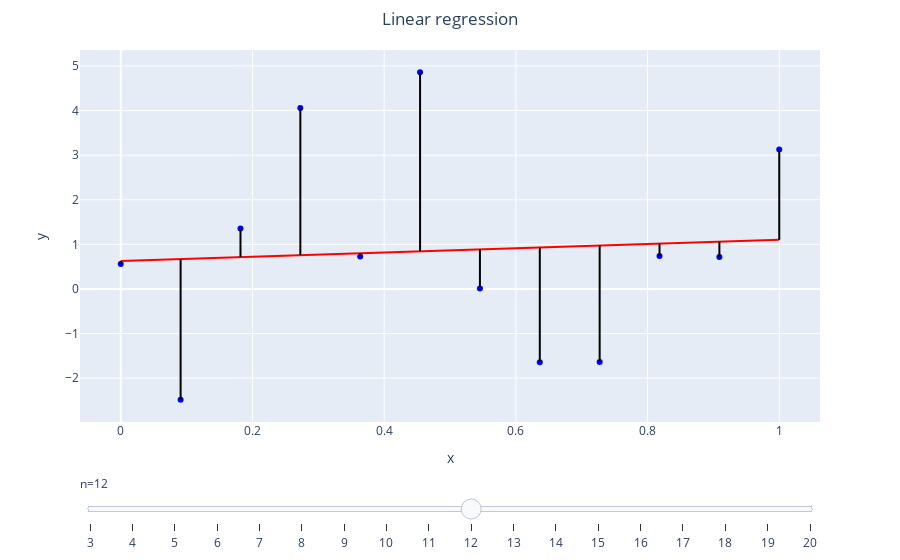

The cell this chart's notebook holds for it:
### Markdown cell above
## Regression

If target set $\mathcal Y$ is continuous (e.g., $\mathcal Y = \mathbb R$ or $\mathcal Y = \mathbb R^m$) the predictive model $f_{\boldsymbol \theta}\colon \mathbb R^d\to \mathcal Y$ is called a **regression model** or **regressor**.

The common choice for the loss on individual objects is **quadratic loss** 

$$
    \ell_2(\widehat y, y) = (y - \widehat y)^2
$$

The overall loss function is obtained by averaging over the training dataset {eq}`sl-dataset`:

$$
    \mathcal L(\boldsymbol \theta) = \mathrm{MSE}(\boldsymbol \theta) = \frac 1n\sum\limits_{i=1}^n \ell_2(\widehat y_i, y_i) = \frac 1n\sum\limits_{i=1}^n (y_i - f_{\boldsymbol \theta}(\boldsymbol x_i))^2
$$

This loss is called **mean squared error**.

(lr-1d-plot)=
### Linear regression

If the function $f_{\boldsymbol \theta}(\boldsymbol x_i) = \boldsymbol {\theta^\mathsf{T} x}_i + b$ is linear, then the model is called **linear regression**. In case of one feature this is just a linear function of a single variable

$$
    \widehat y_i = a x_i + b.
$$

### Code cell
import plotly.graph_objects as go
import numpy as np

def plot_slider_regression(points: list[int], eps=1.0, write_html=False):
    fig = go.Figure()
    for n in points:
        xs = np.linspace(0, 1, num=n)
        ys = np.random.normal(xs, scale=eps)
        a = np.sum((xs -xs.mean()) * (ys - ys.mean())) /  np.sum((xs - xs.mean()) ** 2)
        b = ys.mean() - a*xs.mean()
        mse = np.mean((ys - a*xs - b)**2)
        xs_v = np.repeat(xs, 3)
        xs_v[2::3] = None
        ys_v = np.repeat(ys, 3)
        ys_v[1::3] = a * xs + b
        ys_v[2::3] = None
        vertical_lines = go.Scatter(x=xs_v, y=ys_v,
                                    line=dict(width=2, color="black"),
                                    marker=dict(size=5, opacity=0),
                                    visible=False
                                    )
        fig.add_traces(
            [go.Scatter(
                x=xs,
                y=ys,
                name=f"x",
                visible=False,
                mode="markers",
                marker_color="blue"
            ),
             go.Scatter(
                x=xs,
                y=a*xs+b,
                mode="lines",
                name=r"y=kx+b",
                visible=False,
                marker_color="red"
            ),
             vertical_lines,
            ]
        )
        

    fig.update_layout(title={"text": "Linear regression", "x": 0.5},
                      xaxis_title=r"x",
                      yaxis_title=r"y",
                      # xaxis = dict(tickmode = 'linear', tick0 = 0, dtick = n // 10),
                      margin=dict(t=50),
                      showlegend=False
                     )
    
    N = len(points)
    i_vis = N // 2
    fig.data[3*i_vis].visible = True
    fig.data[3*i_vis + 1].visible = True
    fig.data[3*i_vis + 2].visible = True
    
    # Create and add slider
    steps = []
    for i in range(N):
        step = dict(
            method="update",
            args=[{"visible": [False] * len(fig.data)}],  # layout attribute
            label=points[i % N]
        )
        step["args"][0]["visible"][3*i] = True  # Toggle i'th trace to "visible"
        step["args"][0]["visible"][3*i+1] = True
        step["args"][0]["visible"][3*i+2] = True
        steps.append(step)

    sliders = [dict(
        active=i_vis,
        pad={"t": 50},
        currentvalue={"prefix": r"n="}, 
        steps=steps
    )]
        
    fig.update_layout(
        sliders=sliders,
    )
    if write_html:
        fig.write_html("regression_slider.html", full_html=False, include_plotlyjs='cdn', include_mathjax='cdn')
    fig.show()

plot_slider_regression(range(3, 21), 2.0)

### Figure 1 — Plotly figure (JSON) as saved in the notebook; plotly's stock layout.template omitted (floating-point values rounded to 4 significant figures)
{"data": [{"marker": {"color": "blue"}, "mode": "markers", "name": "x", "type": "scatter", "visible": false, "x": [0, 0.5, 1], "y": [-5.164, 1.053, 1.283]}, {"marker": {"color": "red"}, "mode": "lines", "name": "y=kx+b", "type": "scatter", "visible": false, "x": [0, 0.5, 1], "y": [-4.166, -0.9427, 2.281]}, {"line": {"color": "black", "width": 2}, "marker": {"opacity": 0, "size": 5}, "type": "scatter", "visible": false, "x": [0, 0, null, 0.5, 0.5, null, 1, 1, null], "y": [-5.164, -4.166, null, 1.053, -0.9427, null, 1.283, 2.281, null]}, {"marker": {"color": "blue"}, "mode": "markers", "name": "x", "type": "scatter", "visible": false, "x": [0, 0.3333, 0.6667, 1], "y": [-3.258, 1.011, -0.001237, 1.906]}, {"marker": {"color": "red"}, "mode": "lines", "name": "y=kx+b", "type": "scatter", "visible": false, "x": [0, 0.3333, 0.6667, 1], "y": [-2.257, -0.8094, 0.6386, 2.087]}, {"line": {"color": "black", "width": 2}, "marker": {"opacity": 0, "size": 5}, "type": "scatter", "visible": false, "x": [0, 0, null, 0.3333, 0.3333, null, 0.6667, 0.6667, null, 1, 1, null], "y": [-3.258, -2.257, null, 1.011, -0.8094, null, -0.001237, 0.6386, null, 1.906, 2.087, null]}, {"marker": {"color": "blue"}, "mode": "markers", "name": "x", "type": "scatter", "visible": false, "x": [0, 0.25, 0.5, 0.75, 1], "y": [-3.201, 2.571, -0.4303, -1.093, 4.688]}, {"marker": {"color": "red"}, "mode": "lines", "name": "y=kx+b", "type": "scatter", "visible": false, "x": [0, 0.25, 0.5, 0.75, 1], "y": [-1.916, -0.7042, 0.5072, 1.719, 2.93]}, {"line": {"color": "black", "width": 2}, "marker": {"opacity": 0, "size": 5}, "type": "scatter", "visible": false, "x": [0, 0, null, 0.25, 0.25, null, 0.5, 0.5, null, 0.75, 0.75, null, 1, 1, null], "y": [-3.201, -1.916, null, 2.571, -0.7042, null, -0.4303, 0.5072, null, -1.093, 1.719, null, 4.688, 2.93, null]}, {"marker": {"color": "blue"}, "mode": "markers", "name": "x", "type": "scatter", "visible": false, "x": [0, 0.2, 0.4, 0.6, 0.8, 1], "y": [0.1905, 2.67, 1.908, 0.9708, 3.961, -0.8943]}, {"marker": {"color": "red"}, "mode": "lines", "name": "y=kx+b", "type": "scatter", "visible": false, "x": [0, 0.2, 0.4, 0.6, 0.8, 1], "y": [1.645, 1.574, 1.503, 1.432, 1.361, 1.29]}, {"line": {"color": "black", "width": 2}, "marker": {"opacity": 0, "size": 5}, "type": "scatter", "visible": false, "x": [0, 0, null, 0.2, 0.2, null, 0.4, 0.4, null, 0.6, 0.6, null, 0.8, 0.8, null, 1, 1, null], "y": [0.1905, 1.645, null, 2.67, 1.574, null, 1.908, 1.503, null, 0.9708, 1.432, null, 3.961, 1.361, null, -0.8943, 1.29, null]}, {"marker": {"color": "blue"}, "mode": "markers", "name": "x", "type": "scatter", "visible": false, "x": [0, 0.1667, 0.3333, 0.5, 0.6667, 0.8333, 1], "y": [-0.8561, 0.6457, -1.892, 2.974, -1.24, 2.108, -0.1786]}, {"marker": {"color": "red"}, "mode": "lines", "name": "y=kx+b", "type": "scatter", "visible": false, "x": [0, 0.1667, 0.3333, 0.5, 0.6667, 0.8333, 1], "y": [-0.378, -0.1777, 0.02264, 0.223, 0.4233, 0.6236, 0.8239]}, {"line": {"color": "black", "width": 2}, "marker": {"opacity": 0, "size": 5}, "type": "scatter", "visible": false, "x": [0, 0, null, 0.1667, 0.1667, null, 0.3333, 0.3333, null, 0.5, 0.5, null, 0.6667, 0.6667, null, 0.8333, 0.8333, null, 1, 1, null], "y": [-0.8561, -0.378, null, 0.6457, -0.1777, null, -1.892, 0.02264, null, 2.974, 0.223, null, -1.24, 0.4233, null, 2.108, 0.6236, null, -0.1786, 0.8239, null]}, {"marker": {"color": "blue"}, "mode": "markers", "name": "x", "type": "scatter", "visible": false, "x": [0, 0.1429, 0.2857, 0.4286, 0.5714, 0.7143, 0.8571, 1], "y": [0.4186, -1.098, 0.1851, 0.06629, -0.2622, 2.625, -1.936, 0.09585]}, {"marker": {"color": "red"}, "mode": "lines", "name": "y=kx+b", "type": "scatter", "visible": false, "x": [0, 0.1429, 0.2857, 0.4286, 0.5714, 0.7143, 0.8571, 1], "y": [-0.01092, -0.004428, 0.002063, 0.008553, 0.01504, 0.02153, 0.02803, 0.03452]}, {"line": {"color": "black", "width": 2}, "marker": {"opacity": 0, "size": 5}, "type": "scatter", "visible": false, "x": [0, 0, null, 0.1429, 0.1429, null, 0.2857, 0.2857, null, 0.4286, 0.4286, null, 0.5714, 0.5714, null, 0.7143, 0.7143, null, 0.8571, 0.8571, null, 1, 1, null], "y": [0.4186, -0.01092, null, -1.098, -0.004428, null, 0.1851, 0.002063, null, 0.06629, 0.008553, null, -0.2622, 0.01504, null, 2.625, 0.02153, null, -1.936, 0.02803, null, 0.09585, 0.03452, null]}, {"marker": {"color": "blue"}, "mode": "markers", "name": "x", "type": "scatter", "visible": false, "x": [0, 0.125, 0.25, 0.375, 0.5, 0.625, 0.75, 0.875, 1], "y": [1.685, 2.32, -0.4821, 1.128, -0.2397, 2.484, 1.035, 3.649, -1.229]}, {"marker": {"color": "red"}, "mode": "lines", "name": "y=kx+b", "type": "scatter", "visible": false, "x": [0, 0.125, 0.25, 0.375, 0.5, 0.625, 0.75, 0.875, 1], "y": [1.368, 1.314, 1.259, 1.204, 1.15, 1.095, 1.041, 0.986, 0.9313]}, {"line": {"color": "black", "width": 2}, "marker": {"opacity": 0, "size": 5}, "type": "scatter", "visible": false, "x": [0, 0, null, 0.125, 0.125, null, 0.25, 0.25, null, 0.375, 0.375, null, 0.5, 0.5, null, 0.625, 0.625, null, 0.75, 0.75, null, 0.875, 0.875, null, 1, 1, null], "y": [1.685, 1.368, null, 2.32, 1.314, null, -0.4821, 1.259, null, 1.128, 1.204, null, -0.2397, 1.15, null, 2.484, 1.095, null, 1.035, 1.041, null, 3.649, 0.986, null, -1.229, 0.9313, null]}, {"marker": {"color": "blue"}, "mode": "markers", "name": "x", "type": "scatter", "visible": false, "x": [0, 0.1111, 0.2222, 0.3333, 0.4444, 0.5556, 0.6667, 0.7778, 0.8889, 1], "y": [1.607, 2.078, 2.684, -0.5379, -1.626, 1.323, 0.05881, 4.172, -0.08525, 0.5223]}, {"marker": {"color": "red"}, "mode": "lines", "name": "y=kx+b", "type": "scatter", "visible": false, "x": [0, 0.1111, 0.2222, 0.3333, 0.4444, 0.5556, 0.6667, 0.7778, 0.8889, 1], "y": [1.367, 1.289, 1.212, 1.135, 1.058, 0.981, 0.9038, 0.8267, 0.7496, 0.6725]}, {"line": {"color": "black", "width": 2}, "marker": {"opacity": 0, "size": 5}, "type": "scatter", "visible": false, "x": [0, 0, null, 0.1111, 0.1111, null, 0.2222, 0.2222, null, 0.3333, 0.3333, null, 0.4444, 0.4444, null, 0.5556, 0.5556, null, 0.6667, 0.6667, null, 0.7778, 0.7778, null, 0.8889, 0.8889, null, 1, 1, null], "y": [1.607, 1.367, null, 2.078, 1.289, null, 2.684, 1.212, null, -0.5379, 1.135, null, -1.626, 1.058, null, 1.323, 0.981, null, 0.05881, 0.9038, null, 4.172, 0.8267, null, -0.08525, 0.7496, null, 0.5223, 0.6725, null]}, {"marker": {"color": "blue"}, "mode": "markers", "name": "x", "type": "scatter", "visible": false, "x": [0, 0.1, 0.2, 0.3, 0.4, 0.5, 0.6, 0.7, 0.8, 0.9, 1], "y": [1.047, 4.231, -1.502, 2.744, 0.9842, 2.9, 1.631, 0.8684, 1.59, 0.4419, 1.54]}, {"marker": {"color": "red"}, "mode": "lines", "name": "y=kx+b", "type": "scatter", "visible": false, "x": [0, 0.1, 0.2, 0.3, 0.4, 0.5, 0.6, 0.7, 0.8, 0.9, 1], "y": [1.794, 1.735, 1.676, 1.616, 1.557, 1.498, 1.439, 1.379, 1.32, 1.261, 1.201]}, {"line": {"color": "black", "width": 2}, "marker": {"opacity": 0, "size": 5}, "type": "scatter", "visible": false, "x": [0, 0, null, 0.1, 0.1, null, 0.2, 0.2, null, 0.3, 0.3, null, 0.4, 0.4, null, 0.5, 0.5, null, 0.6, 0.6, null, 0.7, 0.7, null, 0.8, 0.8, null, 0.9, 0.9, null, 1, 1, null], "y": [1.047, 1.794, null, 4.231, 1.735, null, -1.502, 1.676, null, 2.744, 1.616, null, 0.9842, 1.557, null, 2.9, 1.498, null, 1.631, 1.439, null, 0.8684, 1.379, null, 1.59, 1.32, null, 0.4419, 1.261, null, 1.54, 1.201, null]}, {"marker": {"color": "blue"}, "mode": "markers", "name": "x", "type": "scatter", "visible": true, "x": [0, 0.09091, 0.1818, 0.2727, 0.3636, 0.4545, 0.5455, 0.6364, 0.7273, 0.8182, 0.9091, 1], "y": [0.5579, -2.482, 1.357, 4.058, 0.7288, 4.857, 0.01202, -1.646, -1.635, 0.7407, 0.7164, 3.127]}, {"marker": {"color": "red"}, "mode": "lines", "name": "y=kx+b", "type": "scatter", "visible": true, "x": [0, 0.09091, 0.1818, 0.2727, 0.3636, 0.4545, 0.5455, 0.6364, 0.7273, 0.8182, 0.9091, 1], "y": [0.6296, 0.6726, 0.7156, 0.7586, 0.8015, 0.8445, 0.8875, 0.9304, 0.9734, 1.016, 1.059, 1.102]}, {"line": {"color": "black", "width": 2}, "marker": {"opacity": 0, "size": 5}, "type": "scatter", "visible": true, "x": [0, 0, null, 0.09091, 0.09091, null, 0.1818, 0.1818, null, 0.2727, 0.2727, null, 0.3636, 0.3636, null, 0.4545, 0.4545, null, 0.5455, 0.5455, null, 0.6364, 0.6364, null, 0.7273, 0.7273, null, 0.8182, 0.8182, null, 0.9091, 0.9091, null, 1, 1, null], "y": [0.5579, 0.6296, null, -2.482, 0.6726, null, 1.357, 0.7156, null, 4.058, 0.7586, null, 0.7288, 0.8015, null, 4.857, 0.8445, null, 0.01202, 0.8875, null, -1.646, 0.9304, null, -1.635, 0.9734, null, 0.7407, 1.016, null, 0.7164, 1.059, null, 3.127, 1.102, null]}, {"marker": {"color": "blue"}, "mode": "markers", "name": "x", "type": "scatter", "visible": false, "x": [0, 0.08333, 0.1667, 0.25, 0.3333, 0.4167, 0.5, 0.5833, 0.6667, 0.75, 0.8333, 0.9167, 1], "y": [1.065, 0.7239, -1.874, -0.09437, 4.015, -2.692, -0.1295, -1.622, 3.1, 3.022, -0.4472, 3.181, -3.562]}, {"marker": {"color": "red"}, "mode": "lines", "name": "y=kx+b", "type": "scatter", "visible": false, "x": [0, 0.08333, 0.1667, 0.25, 0.3333, 0.4167, 0.5, 0.5833, 0.6667, 0.75, 0.8333, 0.9167, 1], "y": [0.3995, 0.393, 0.3865, 0.38, 0.3735, 0.367, 0.3605, 0.354, 0.3475, 0.341, 0.3345, 0.328, 0.3214]}, {"line": {"color": "black", "width": 2}, "marker": {"opacity": 0, "size": 5}, "type": "scatter", "visible": false, "x": [0, 0, null, 0.08333, 0.08333, null, 0.1667, 0.1667, null, 0.25, 0.25, null, 0.3333, 0.3333, null, 0.4167, 0.4167, null, 0.5, 0.5, null, 0.5833, 0.5833, null, 0.6667, 0.6667, null, 0.75, 0.75, null, 0.8333, 0.8333, null, 0.9167, 0.9167, null, 1, 1, null], "y": [1.065, 0.3995, null, 0.7239, 0.393, null, -1.874, 0.3865, null, -0.09437, 0.38, null, 4.015, 0.3735, null, -2.692, 0.367, null, -0.1295, 0.3605, null, -1.622, 0.354, null, 3.1, 0.3475, null, 3.022, 0.341, null, -0.4472, 0.3345, null, 3.181, 0.328, null, -3.562, 0.3214, null]}, {"marker": {"color": "blue"}, "mode": "markers", "name": "x", "type": "scatter", "visible": false, "x": [0, 0.07692, 0.1538, 0.2308, 0.3077, 0.3846, 0.4615, 0.5385, 0.6154, 0.6923, 0.7692, 0.8462, 0.9231, 1], "y": [-2.076, 1.446, -0.2529, -1.087, 0.01545, -3.786, 2.488, 1.046, 1.318, -1.705, 1.527, 0.9554, 1.853, -0.1297]}, {"marker": {"color": "red"}, "mode": "lines", "name": "y=kx+b", "type": "scatter", "visible": false, "x": [0, 0.07692, 0.1538, 0.2308, 0.3077, 0.3846, 0.4615, 0.5385, 0.6154, 0.6923, 0.7692, 0.8462, 0.9231, 1], "y": [-0.8022, -0.6611, -0.5199, -0.3788, -0.2377, -0.09652, 0.04462, 0.1858, 0.3269, 0.468, 0.6092, 0.7503, 0.8915, 1.033]}, {"line": {"color": "black", "width": 2}, "marker": {"opacity": 0, "size": 5}, "type": "scatter", "visible": false, "x": [0, 0, null, 0.07692, 0.07692, null, 0.1538, 0.1538, null, 0.2308, 0.2308, null, 0.3077, 0.3077, null, 0.3846, 0.3846, null, 0.4615, 0.4615, null, 0.5385, 0.5385, null, 0.6154, 0.6154, null, 0.6923, 0.6923, null, 0.7692, 0.7692, null, 0.8462, 0.8462, null, 0.9231, 0.9231, null, 1, 1, null], "y": [-2.076, -0.8022, null, 1.446, -0.6611, null, -0.2529, -0.5199, null, -1.087, -0.3788, null, 0.01545, -0.2377, null, -3.786, -0.09652, null, 2.488, 0.04462, null, 1.046, 0.1858, null, 1.318, 0.3269, null, -1.705, 0.468, null, 1.527, 0.6092, null, 0.9554, 0.7503, null, 1.853, 0.8915, null, -0.1297, 1.033, null]}, {"marker": {"color": "blue"}, "mode": "markers", "name": "x", "type": "scatter", "visible": false, "x": [0, 0.07143, 0.1429, 0.2143, 0.2857, 0.3571, 0.4286, 0.5, 0.5714, 0.6429, 0.7143, 0.7857, 0.8571, 0.9286, 1], "y": [-1.254, 2.323, -3.541, 1.02, -0.2612, -1.68, -1.015, -1.255, -1.676, 0.401, 4.696, 1.179, -1.595, 1.202, 1.905]}, {"marker": {"color": "red"}, "mode": "lines", "name": "y=kx+b", "type": "scatter", "visible": false, "x": [0, 0.07143, 0.1429, 0.2143, 0.2857, 0.3571, 0.4286, 0.5, 0.5714, 0.6429, 0.7143, 0.7857, 0.8571, 0.9286, 1], "y": [-1.073, -0.9156, -0.758, -0.6004, -0.4428, -0.2853, -0.1277, 0.02989, 0.1875, 0.345, 0.5026, 0.6602, 0.8178, 0.9753, 1.133]}, {"line": {"color": "black", "width": 2}, "marker": {"opacity": 0, "size": 5}, "type": "scatter", "visible": false, "x": [0, 0, null, 0.07143, 0.07143, null, 0.1429, 0.1429, null, 0.2143, 0.2143, null, 0.2857, 0.2857, null, 0.3571, 0.3571, null, 0.4286, 0.4286, null, 0.5, 0.5, null, 0.5714, 0.5714, null, 0.6429, 0.6429, null, 0.7143, 0.7143, null, 0.7857, 0.7857, null, 0.8571, 0.8571, null, 0.9286, 0.9286, null, 1, 1, null], "y": [-1.254, -1.073, null, 2.323, -0.9156, null, -3.541, -0.758, null, 1.02, -0.6004, null, -0.2612, -0.4428, null, -1.68, -0.2853, null, -1.015, -0.1277, null, -1.255, 0.02989, null, -1.676, 0.1875, null, 0.401, 0.345, null, 4.696, 0.5026, null, 1.179, 0.6602, null, -1.595, 0.8178, null, 1.202, 0.9753, null, 1.905, 1.133, null]}, {"marker": {"color": "blue"}, "mode": "markers", "name": "x", "type": "scatter", "visible": false, "x": [0, 0.06667, 0.1333, 0.2, 0.2667, 0.3333, 0.4, 0.4667, 0.5333, 0.6, 0.6667, 0.7333, 0.8, 0.8667, 0.9333, 1], "y": [-3.424, 3.943, -0.5624, -3.545, 1.445, 0.6271, 1.365, 2.677, -0.9847, 2.251, 1.057, 1.781, 0.5424, 0.6039, 4.059, 2.623]}, {"marker": {"color": "red"}, "mode": "lines", "name": "y=kx+b", "type": "scatter", "visible": false, "x": [0, 0.06667, 0.1333, 0.2, 0.2667, 0.3333, 0.4, 0.4667, 0.5333, 0.6, 0.6667, 0.7333, 0.8, 0.8667, 0.9333, 1], "y": [-0.6992, -0.4855, -0.2718, -0.05809, 0.1556, 0.3693, 0.5831, 0.7968, 1.01, 1.224, 1.438, 1.652, 1.865, 2.079, 2.293, 2.506]}, {"line": {"color": "black", "width": 2}, "marker": {"opacity": 0, "size": 5}, "type": "scatter", "visible": false, "x": [0, 0, null, 0.06667, 0.06667, null, 0.1333, 0.1333, null, 0.2, 0.2, null, 0.2667, 0.2667, null, 0.3333, 0.3333, null, 0.4, 0.4, null, 0.4667, 0.4667, null, 0.5333, 0.5333, null, 0.6, 0.6, null, 0.6667, 0.6667, null, 0.7333, 0.7333, null, 0.8, 0.8, null, 0.8667, 0.8667, null, 0.9333, 0.9333, null, 1, 1, null], "y": [-3.424, -0.6992, null, 3.943, -0.4855, null, -0.5624, -0.2718, null, -3.545, -0.05809, null, 1.445, 0.1556, null, 0.6271, 0.3693, null, 1.365, 0.5831, null, 2.677, 0.7968, null, -0.9847, 1.01, null, 2.251, 1.224, null, 1.057, 1.438, null, 1.781, 1.652, null, 0.5424, 1.865, null, 0.6039, 2.079, null, 4.059, 2.293, null, 2.623, 2.506, null]}, {"marker": {"color": "blue"}, "mode": "markers", "name": "x", "type": "scatter", "visible": false, "x": [0, 0.0625, 0.125, 0.1875, 0.25, 0.3125, 0.375, 0.4375, 0.5, 0.5625, 0.625, 0.6875, 0.75, 0.8125, 0.875, 0.9375, 1], "y": [2.205, -1.126, 0.2479, 0.9732, -1.636, -2.958, -1.637, 0.6271, -0.428, 1.357, 0.2367, 0.5036, -1.925, 1.866, -3.039, -1.024, 4.778]}, {"marker": {"color": "red"}, "mode": "lines", "name": "y=kx+b", "type": "scatter", "visible": false, "x": [0, 0.0625, 0.125, 0.1875, 0.25, 0.3125, 0.375, 0.4375, 0.5, 0.5625, 0.625, 0.6875, 0.75, 0.8125, 0.875, 0.9375, 1], "y": [-0.4447, -0.3963, -0.3479, -0.2995, -0.2511, -0.2027, -0.1543, -0.1059, -0.05752, -0.009132, 0.03926, 0.08765, 0.136, 0.1844, 0.2328, 0.2812, 0.3296]}, {"line": {"color": "black", "width": 2}, "marker": {"opacity": 0, "size": 5}, "type": "scatter", "visible": false, "x": [0, 0, null, 0.0625, 0.0625, null, 0.125, 0.125, null, 0.1875, 0.1875, null, 0.25, 0.25, null, 0.3125, 0.3125, null, 0.375, 0.375, null, 0.4375, 0.4375, null, 0.5, 0.5, null, 0.5625, 0.5625, null, 0.625, 0.625, null, 0.6875, 0.6875, null, 0.75, 0.75, null, 0.8125, 0.8125, null, 0.875, 0.875, null, 0.9375, 0.9375, null, 1, 1, null], "y": [2.205, -0.4447, null, -1.126, -0.3963, null, 0.2479, -0.3479, null, 0.9732, -0.2995, null, -1.636, -0.2511, null, -2.958, -0.2027, null, -1.637, -0.1543, null, 0.6271, -0.1059, null, -0.428, -0.05752, null, 1.357, -0.009132, null, 0.2367, 0.03926, null, 0.5036, 0.08765, null, -1.925, 0.136, null, 1.866, 0.1844, null, -3.039, 0.2328, null, -1.024, 0.2812, null, 4.778, 0.3296, null]}, {"marker": {"color": "blue"}, "mode": "markers", "name": "x", "type": "scatter", "visible": false, "x": [0, 0.05882, 0.1176, 0.1765, 0.2353, 0.2941, 0.3529, 0.4118, 0.4706, 0.5294, 0.5882, 0.6471, 0.7059, 0.7647, 0.8235, 0.8824, 0.9412, 1], "y": [-1.342, -0.03308, 3.971, -0.5376, -2.724, 1.104, -2.245, 1.195, 0.08892, 3.366, -0.2988, -0.657, 0.8121, -1.107, -1.385, -1.616, -2.852, -0.7747]}, {"marker": {"color": "red"}, "mode": "lines", "name": "y=kx+b", "type": "scatter", "visible": false, "x": [0, 0.05882, 0.1176, 0.1765, 0.2353, 0.2941, 0.3529, 0.4118, 0.4706, 0.5294, 0.5882, 0.6471, 0.7059, 0.7647, 0.8235, 0.8824, 0.9412, 1], "y": [0.5567, 0.4583, 0.3599, 0.2615, 0.1631, 0.06467, -0.03374, -0.1321, -0.2306, -0.329, -0.4274, -0.5258, -0.6242, -0.7226, -0.821, -0.9194, -1.018, -1.116]}, {"line": {"color": "black", "width": 2}, "marker": {"opacity": 0, "size": 5}, "type": "scatter", "visible": false, "x": [0, 0, null, 0.05882, 0.05882, null, 0.1176, 0.1176, null, 0.1765, 0.1765, null, 0.2353, 0.2353, null, 0.2941, 0.2941, null, 0.3529, 0.3529, null, 0.4118, 0.4118, null, 0.4706, 0.4706, null, 0.5294, 0.5294, null, 0.5882, 0.5882, null, 0.6471, 0.6471, null, 0.7059, 0.7059, null, 0.7647, 0.7647, null, 0.8235, 0.8235, null, 0.8824, 0.8824, null, 0.9412, 0.9412, null, 1, 1, null], "y": [-1.342, 0.5567, null, -0.03308, 0.4583, null, 3.971, 0.3599, null, -0.5376, 0.2615, null, -2.724, 0.1631, null, 1.104, 0.06467, null, -2.245, -0.03374, null, 1.195, -0.1321, null, 0.08892, -0.2306, null, 3.366, -0.329, null, -0.2988, -0.4274, null, -0.657, -0.5258, null, 0.8121, -0.6242, null, -1.107, -0.7226, null, -1.385, -0.821, null, -1.616, -0.9194, null, -2.852, -1.018, null, -0.7747, -1.116, null]}, {"marker": {"color": "blue"}, "mode": "markers", "name": "x", "type": "scatter", "visible": false, "x": [0, 0.05556, 0.1111, 0.1667, 0.2222, 0.2778, 0.3333, 0.3889, 0.4444, 0.5, 0.5556, 0.6111, 0.6667, 0.7222, 0.7778, 0.8333, 0.8889, 0.9444, 1], "y": [0.4755, 0.5251, -0.7377, 0.3908, 1.54, 1.163, -1.159, -1.189, -0.2993, 0.4552, 1.816, -3.401, -0.1328, -3.113, 0.1313, -0.003911, 1.085, 0.148, 0.9206]}, {"marker": {"color": "red"}, "mode": "lines", "name": "y=kx+b", "type": "scatter", "visible": false, "x": [0, 0.05556, 0.1111, 0.1667, 0.2222, 0.2778, 0.3333, 0.3889, 0.4444, 0.5, 0.5556, 0.6111, 0.6667, 0.7222, 0.7778, 0.8333, 0.8889, 0.9444, 1], "y": [0.1166, 0.0955, 0.07445, 0.0534, 0.03235, 0.0113, -0.009752, -0.0308, -0.05185, -0.0729, -0.09395, -0.115, -0.1361, -0.1571, -0.1782, -0.1992, -0.2203, -0.2413, -0.2624]}, {"line": {"color": "black", "width": 2}, "marker": {"opacity": 0, "size": 5}, "type": "scatter", "visible": false, "x": [0, 0, null, 0.05556, 0.05556, null, 0.1111, 0.1111, null, 0.1667, 0.1667, null, 0.2222, 0.2222, null, 0.2778, 0.2778, null, 0.3333, 0.3333, null, 0.3889, 0.3889, null, 0.4444, 0.4444, null, 0.5, 0.5, null, 0.5556, 0.5556, null, 0.6111, 0.6111, null, 0.6667, 0.6667, null, 0.7222, 0.7222, null, 0.7778, 0.7778, null, 0.8333, 0.8333, null, 0.8889, 0.8889, null, 0.9444, 0.9444, null, 1, 1, null], "y": [0.4755, 0.1166, null, 0.5251, 0.0955, null, -0.7377, 0.07445, null, 0.3908, 0.0534, null, 1.54, 0.03235, null, 1.163, 0.0113, null, -1.159, -0.009752, null, -1.189, -0.0308, null, -0.2993, -0.05185, null, 0.4552, -0.0729, null, 1.816, -0.09395, null, -3.401, -0.115, null, -0.1328, -0.1361, null, -3.113, -0.1571, null, 0.1313, -0.1782, null, -0.003911, -0.1992, null, 1.085, -0.2203, null, 0.148, -0.2413, null, 0.9206, -0.2624, null]}, {"marker": {"color": "blue"}, "mode": "markers", "name": "x", "type": "scatter", "visible": false, "x": [0, 0.05263, 0.1053, 0.1579, 0.2105, 0.2632, 0.3158, 0.3684, 0.4211, 0.4737, 0.5263, 0.5789, 0.6316, 0.6842, 0.7368, 0.7895, 0.8421, 0.8947, 0.9474, 1], "y": [-1.342, 1.128, -0.7095, 0.5448, 0.3296, -2.023, -1.222, -0.8726, -1.123, 0.4993, -0.1937, 2.416, 1.285, -2.684, 1.794, 0.4482, 3.648, 3.44, 1.478, 3.149]}, {"marker": {"color": "red"}, "mode": "lines", "name": "y=kx+b", "type": "scatter", "visible": false, "x": [0, 0.05263, 0.1053, 0.1579, 0.2105, 0.2632, 0.3158, 0.3684, 0.4211, 0.4737, 0.5263, 0.5789, 0.6316, 0.6842, 0.7368, 0.7895, 0.8421, 0.8947, 0.9474, 1], "y": [-1.215, -1.034, -0.854, -0.6735, -0.4931, -0.3126, -0.1322, 0.04827, 0.2287, 0.4092, 0.5896, 0.7701, 0.9505, 1.131, 1.311, 1.492, 1.672, 1.853, 2.033, 2.214]}, {"line": {"color": "black", "width": 2}, "marker": {"opacity": 0, "size": 5}, "type": "scatter", "visible": false, "x": [0, 0, null, 0.05263, 0.05263, null, 0.1053, 0.1053, null, 0.1579, 0.1579, null, 0.2105, 0.2105, null, 0.2632, 0.2632, null, 0.3158, 0.3158, null, 0.3684, 0.3684, null, 0.4211, 0.4211, null, 0.4737, 0.4737, null, 0.5263, 0.5263, null, 0.5789, 0.5789, null, 0.6316, 0.6316, null, 0.6842, 0.6842, null, 0.7368, 0.7368, null, 0.7895, 0.7895, null, 0.8421, 0.8421, null, 0.8947, 0.8947, null, 0.9474, 0.9474, null, 1, 1, null], "y": [-1.342, -1.215, null, 1.128, -1.034, null, -0.7095, -0.854, null, 0.5448, -0.6735, null, 0.3296, -0.4931, null, -2.023, -0.3126, null, -1.222, -0.1322, null, -0.8726, 0.04827, null, -1.123, 0.2287, null, 0.4993, 0.4092, null, -0.1937, 0.5896, null, 2.416, 0.7701, null, 1.285, 0.9505, null, -2.684, 1.131, null, 1.794, 1.311, null, 0.4482, 1.492, null, 3.648, 1.672, null, 3.44, 1.853, null, 1.478, 2.033, null, 3.149, 2.214, null]}], "layout": {"margin": {"t": 50}, "showlegend": false, "sliders": [{"active": 9, "currentvalue": {"prefix": "n="}, "pad": {"t": 50}, "steps": [{"args": [{"visible": [true, true, true, false, false, false, false, false, false, false, false, false, false, false, false, false, false, false, false, false, false, false, false, false, false, false, false, false, false, false, false, false, false, false, false, false, false, false, false, false, false, false, false, false, false, false, false, false, false, false, false, false, false, false]}], "label": "3", "method": "update"}, {"args": [{"visible": [false, false, false, true, true, true, false, false, false, false, false, false, false, false, false, false, false, false, false, false, false, false, false, false, false, false, false, false, false, false, false, false, false, false, false, false, false, false, false, false, false, false, false, false, false, false, false, false, false, false, false, false, false, false]}], "label": "4", "method": "update"}, {"args": [{"visible": [false, false, false, false, false, false, true, true, true, false, false, false, false, false, false, false, false, false, false, false, false, false, false, false, false, false, false, false, false, false, false, false, false, false, false, false, false, false, false, false, false, false, false, false, false, false, false, false, false, false, false, false, false, false]}], "label": "5", "method": "update"}, {"args": [{"visible": [false, false, false, false, false, false, false, false, false, true, true, true, false, false, false, false, false, false, false, false, false, false, false, false, false, false, false, false, false, false, false, false, false, false, false, false, false, false, false, false, false, false, false, false, false, false, false, false, false, false, false, false, false, false]}], "label": "6", "method": "update"}, {"args": [{"visible": [false, false, false, false, false, false, false, false, false, false, false, false, true, true, true, false, false, false, false, false, false, false, false, false, false, false, false, false, false, false, false, false, false, false, false, false, false, false, false, false, false, false, false, false, false, false, false, false, false, false, false, false, false, false]}], "label": "7", "method": "update"}, {"args": [{"visible": [false, false, false, false, false, false, false, false, false, false, false, false, false, false, false, true, true, true, false, false, false, false, false, false, false, false, false, false, false, false, false, false, false, false, false, false, false, false, false, false, false, false, false, false, false, false, false, false, false, false, false, false, false, false]}], "label": "8", "method": "update"}, {"args": [{"visible": [false, false, false, false, false, false, false, false, false, false, false, false, false, false, false, false, false, false, true, true, true, false, false, false, false, false, false, false, false, false, false, false, false, false, false, false, false, false, false, false, false, false, false, false, false, false, false, false, false, false, false, false, false, false]}], "label": "9", "method": "update"}, {"args": [{"visible": [false, false, false, false, false, false, false, false, false, false, false, false, false, false, false, false, false, false, false, false, false, true, true, true, false, false, false, false, false, false, false, false, false, false, false, false, false, false, false, false, false, false, false, false, false, false, false, false, false, false, false, false, false, false]}], "label": "10", "method": "update"}, {"args": [{"visible": [false, false, false, false, false, false, false, false, false, false, false, false, false, false, false, false, false, false, false, false, false, false, false, false, true, true, true, false, false, false, false, false, false, false, false, false, false, false, false, false, false, false, false, false, false, false, false, false, false, false, false, false, false, false]}], "label": "11", "method": "update"}, {"args": [{"visible": [false, false, false, false, false, false, false, false, false, false, false, false, false, false, false, false, false, false, false, false, false, false, false, false, false, false, false, true, true, true, false, false, false, false, false, false, false, false, false, false, false, false, false, false, false, false, false, false, false, false, false, false, false, false]}], "label": "12", "method": "update"}, {"args": [{"visible": [false, false, false, false, false, false, false, false, false, false, false, false, false, false, false, false, false, false, false, false, false, false, false, false, false, false, false, false, false, false, true, true, true, false, false, false, false, false, false, false, false, false, false, false, false, false, false, false, false, false, false, false, false, false]}], "label": "13", "method": "update"}, {"args": [{"visible": [false, false, false, false, false, false, false, false, false, false, false, false, false, false, false, false, false, false, false, false, false, false, false, false, false, false, false, false, false, false, false, false, false, true, true, true, false, false, false, false, false, false, false, false, false, false, false, false, false, false, false, false, false, false]}], "label": "14", "method": "update"}, {"args": [{"visible": [false, false, false, false, false, false, false, false, false, false, false, false, false, false, false, false, false, false, false, false, false, false, false, false, false, false, false, false, false, false, false, false, false, false, false, false, true, true, true, false, false, false, false, false, false, false, false, false, false, false, false, false, false, false]}], "label": "15", "method": "update"}, {"args": [{"visible": [false, false, false, false, false, false, false, false, false, false, false, false, false, false, false, false, false, false, false, false, false, false, false, false, false, false, false, false, false, false, false, false, false, false, false, false, false, false, false, true, true, true, false, false, false, false, false, false, false, false, false, false, false, false]}], "label": "16", "method": "update"}, {"args": [{"visible": [false, false, false, false, false, false, false, false, false, false, false, false, false, false, false, false, false, false, false, false, false, false, false, false, false, false, false, false, false, false, false, false, false, false, false, false, false, false, false, false, false, false, true, true, true, false, false, false, false, false, false, false, false, false]}], "label": "17", "method": "update"}, {"args": [{"visible": [false, false, false, false, false, false, false, false, false, false, false, false, false, false, false, false, false, false, false, false, false, false, false, false, false, false, false, false, false, false, false, false, false, false, false, false, false, false, false, false, false, false, false, false, false, true, true, true, false, false, false, false, false, false]}], "label": "18", "method": "update"}, {"args": [{"visible": [false, false, false, false, false, false, false, false, false, false, false, false, false, false, false, false, false, false, false, false, false, false, false, false, false, false, false, false, false, false, false, false, false, false, false, false, false, false, false, false, false, false, false, false, false, false, false, false, true, true, true, false, false, false]}], "label": "19", "method": "update"}, {"args": [{"visible": [false, false, false, false, false, false, false, false, false, false, false, false, false, false, false, false, false, false, false, false, false, false, false, false, false, false, false, false, false, false, false, false, false, false, false, false, false, false, false, false, false, false, false, false, false, false, false, false, false, false, false, true, true, true]}], "label": "20", "method": "update"}]}], "title": {"text": "Linear regression", "x": 0.5}, "xaxis": {"title": {"text": "x"}}, "yaxis": {"title": {"text": "y"}}}}
